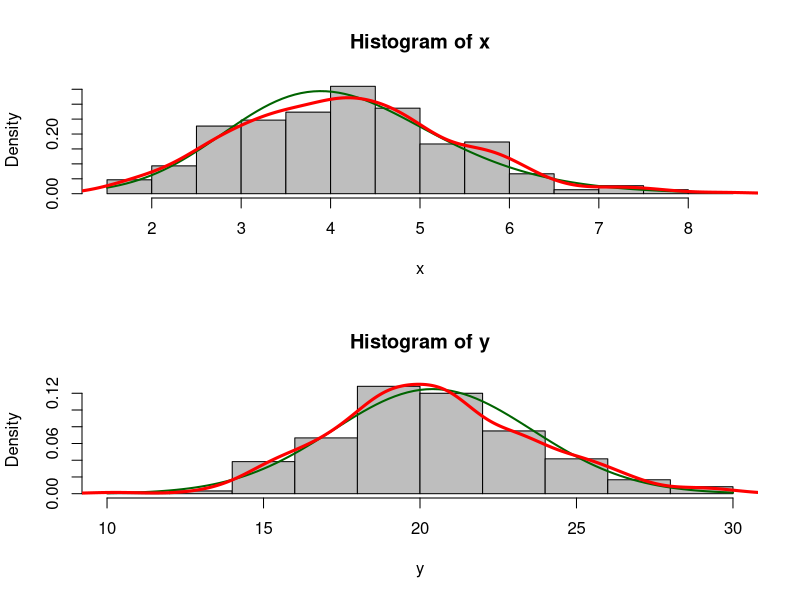

Source code (R):
library(Cairo)
n <- 23

#6. Исходные данные из упражнения 5
set.seed(n)
x <- rt(300, 24, 4) #Закон распределения х
e <- rnorm(300, 0, 2) #закон распределения е
y <- 12 + 2*x + e #модель связи х и у

#6.1. Построить гистограмму СВ х, наложить теоретическую и фактическую плотности распределения
#6.2. Построить гистограмму СВ y, наложить теоретическую и фактическую плотности распределения
#6.3. Разместить два построенных графика на одном полотне
#6.4. Сохранить рисунок в файл "plot-ex06.png"

CairoPNG('plot-ex06.png', 600, 600) # открыть поток вывода в файл "plot-ex06.png"

par(mfrow = c(2,1)) #функция для размещения графиков друг под другом (2 стр, 1 стб)

hist(x, freq = F, col = "grey") # Построение гистограммы х, freq - частота, по вертикали - вероятности
curve(dt(x, 24, 4), col = "darkgreen", lwd = 2, add = T) #добавление плотности теоретического распределения с числовыми характеристиками как у х
lines(density(x),col = "red", lwd = 3) #Добавление плотности фактического распределения; lwd - толщина линии

# То же самое с y
hist(y, freq = F, col = "grey")
curve(dnorm(x, mean = mean(y), sd = sd(y)), col = "darkgreen", lwd = 2, add = T) # dnorm(x!!!,mean,sd)
lines(density(y),col = "red", lwd = 3)

par(mfrow = c(1,1)) #возврат к обычному размещению перед сохранением

dev.off() #закрыть поток вывода в файл
